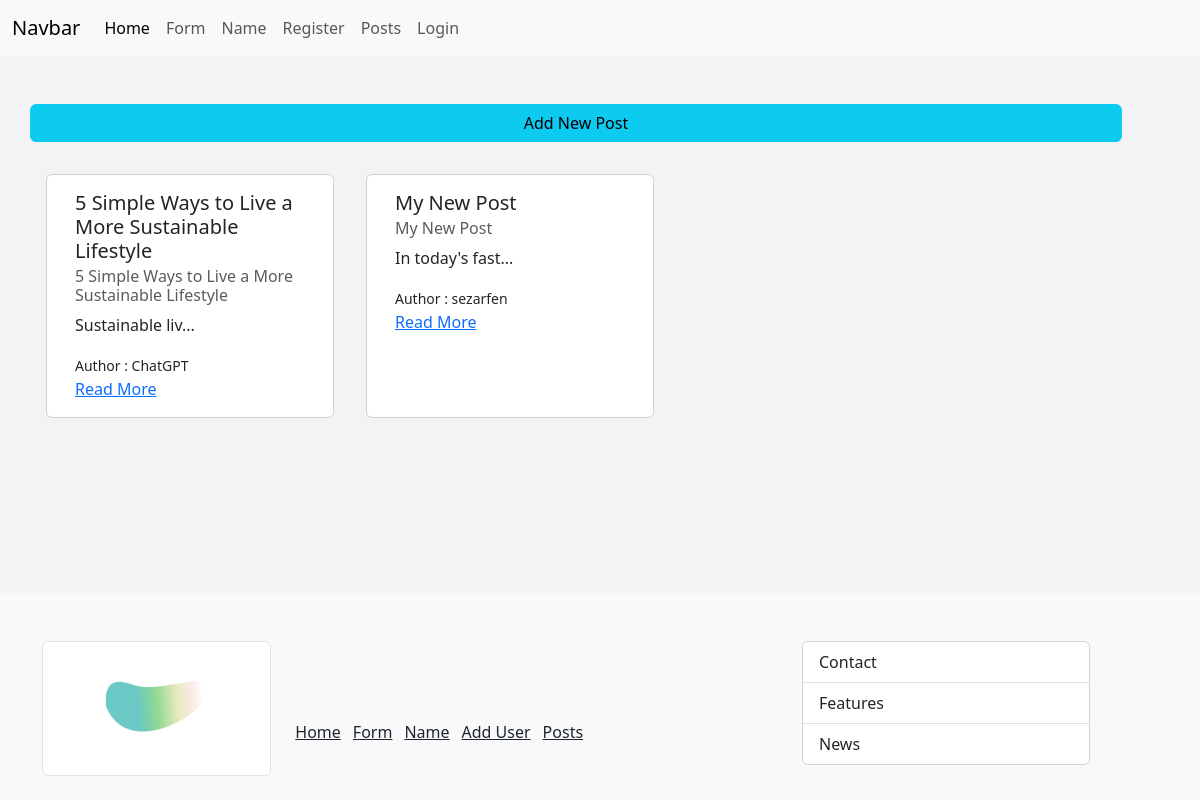
Page /posts on the earlier database version.
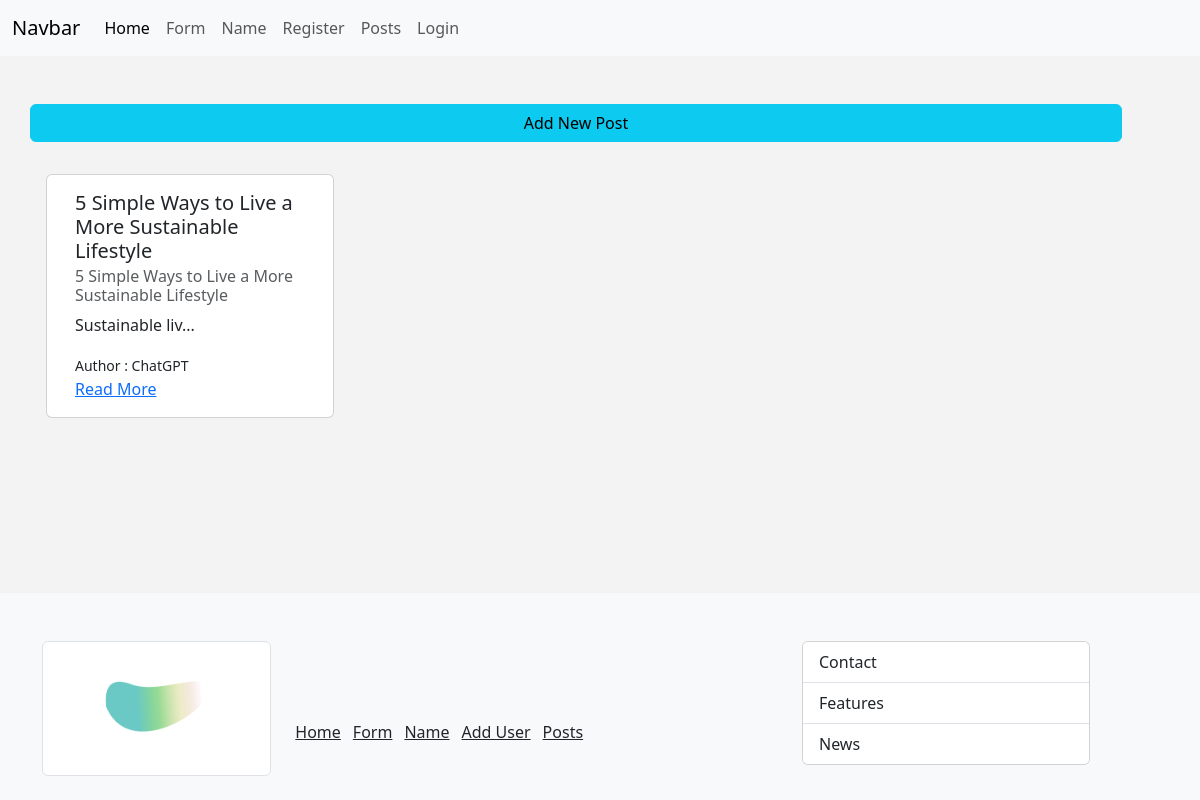
Same page on the later database version.
### main.py (models this page shows)
class Post(db.Model):
	id = db.Column(db.Integer, primary_key = True)
	title = db.Column(db.String(255))
	content = db.Column(db.Text)
	author = db.Column(db.String(255))
	date_posted = db.Column(db.DateTime, default=datetime.utcnow)
	slug = db.Column(db.String(255)) # for a better url example instead of using /blog/1 using /blog/my_blog
	def small_content(self):
		if len(self.content) > 15:
			return self.content[:15] + "..."
		else:
			return self.content

### main.py (the view)
@app.route("/posts", methods=["GET"])
def get_posts():
	posts = Post.query.all()
	return render_template("post/posts.html", posts = posts)

### templates/post/posts.html (shortened to what this page needs)
{% extends 'base.html' %}
{% block content %}
<div class="row mb-3">
	<a href="{{url_for('add_post')}}" class="btn btn-info">Add New Post</a>
</div>
<div class="row">
	{% for post in posts%}
		<div class="card m-3" style="width: 18rem;">
			<div class="card-body">
				<h5 class="card-title">{{post.title}}</h5>
				<h6 class="card-subtitle mb-2 text-muted">{{post.title}}</h6>
				<p class="card-text">{{post.small_content()}}</p>
				<small>Author : {{post.author}}</small> <br>
				<a href="{{url_for('get_single_post', slug = post.slug)}}" class="card-link">Read More</a>
			</div>
	</div>
	{%endfor%}
</div>
{% endblock content %}

Differences in the rows shown:
removed Post: title "My New Post", small_content "In today's fast...", author "sezarfen"
